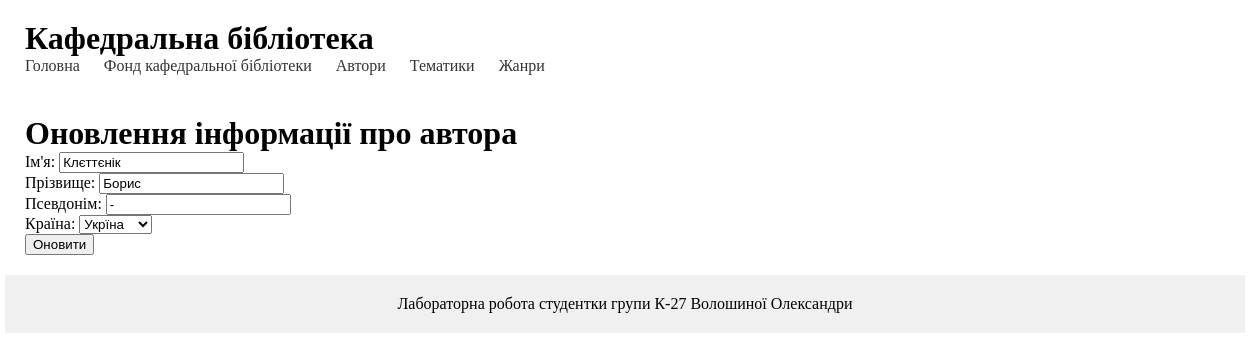
/author/11/update/, run on the app's committed database.
### library/models.py (models this page shows, shortened)
class Author(models.Model):
    first_name = models.CharField(max_length=10, null=True)
    last_name = models.CharField(max_length=20, null=True)
    pseudonym = models.CharField(max_length=25, null=True)
    country = models.ForeignKey('Country', on_delete=models.SET_NULL, null=True)
    class Meta:
        ordering = ['first_name', 'last_name']

### library/views.py (the view)
# urls.py: path('author/<int:author_id>/update/', update_author, name='update_author'),
def update_author(request, author_id):
    author = Author.objects.get(pk=author_id)
    if request.method == 'POST':
        form = AuthorForm(request.POST, instance=author)
        if form.is_valid():
            form.save()
            return redirect('author')  # Перенаправлення на сторінку авторів після успішного оновлення
    else:
        form = AuthorForm(instance=author)
    return render(request, 'library/update_author.html', {'form': form})

### library/forms.py
class AuthorForm(forms.ModelForm):
    first_name = forms.CharField(max_length=50, label="Ім'я")
    last_name = forms.CharField(max_length=50, label="Прізвище")
    pseudonym = forms.CharField(max_length=50, label="Псевдонім")
    country = forms.ModelChoiceField(queryset=Country.objects.all(), label="Країна")
    class Meta:
        model = Author
        fields = ['first_name', 'last_name', 'pseudonym', 'country']

### library/models.py (called while the page is built)
    def __str__(self):
        return self.name

### library/templates/library/update_author.html (shortened to what this page needs)
{% extends 'library/base.html' %}
{% block content %}
    <h1>Оновлення інформації про автора</h1>
    <form method="post">
        {{ form.as_p }}
        <button type="submit">Оновити</button>
    </form>
{% endblock %}

### library/static/library/css/styles.css (style rules this page uses)
body, h1, h2, p, ul, li { margin: 0; padding: 0; }

### data on the page
Author: first_name "Клєттєнік", last_name "Борис", pseudonym "-", country "Укрїна"
